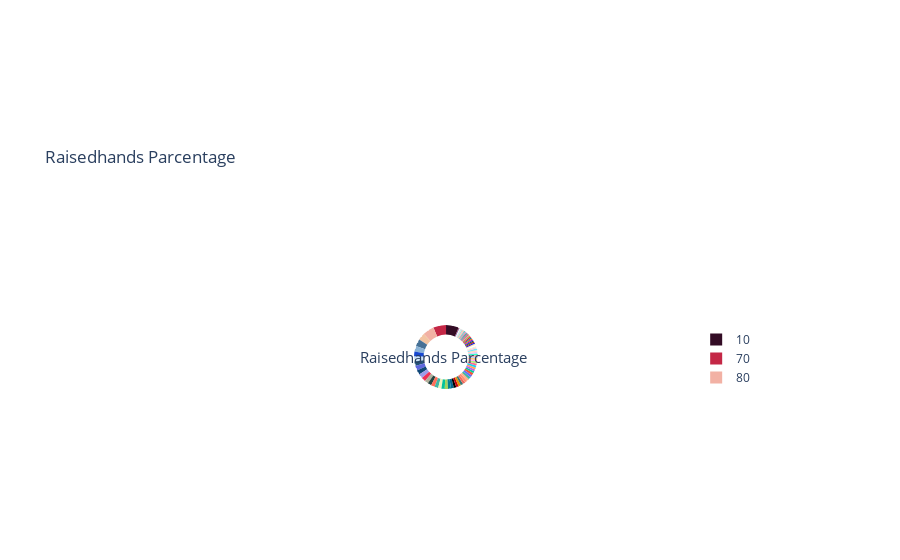

Source (notebook cell):
### Code cell
color_brewer = ['#41B5A3','#FFAF87','#FF8E72','#ED6A5E','#377771','#E89005','#C6000D','#000000','#05668D','#028090','#9FD35C',
                '#02C39A','#F0F3BD','#41B5A3','#FF6F59','#254441','#B2B09B','#EF3054','#9D9CE8','#0F4777','#5F67DD','#235077','#CCE4F9','#1748D1',
                '#8BB3D6','#467196','#F2C4A2','#F2B1A4','#C42746','#330C25']
fig = {
  "data": [
    {
      "values": data["raisedhands"].value_counts().values,
      "labels": data["raisedhands"].value_counts().index,
      "domain": {"x": [0, .95]},
      "name": "Raisedhands Parcentage",
      "hoverinfo":"label+percent+name",
      "hole": .7,
      "type": "pie",
      "marker": {"colors": [i for i in reversed(color_brewer)]},
      "textfont": {"color": "#FFFFFF"}
    }],
  "layout": {
        "title":"Raisedhands Parcentage",
        "annotations": [
            {
                "font": {
                    "size": 15
                },
                "showarrow": False,
                "text": "Raisedhands Parcentage",
                "x": 0.47,
                "y": 0.5
            }
        ]
    }
}
iplot(fig, filename='donut')

### Figure 1 — Plotly figure (JSON) as saved in the notebook; plotly's stock layout.template omitted (floating-point values rounded to 4 significant figures)
{"data": [{"domain": {"x": [0, 0.95]}, "hole": 0.7, "hoverinfo": "label+percent+name", "labels": [10, 70, 80, 72, 50, 15, 60, 12, 20, 90, 19, 25, 5, 85, 35, 0, 30, 75, 87, 2, 7, 55, 100, 11, 22, 78, 79, 27, 32, 69, 40, 62, 17, 81, 95, 8, 39, 89, 65, 45, 92, 29, 13, 77, 42, 82, 88, 98, 21, 51, 23, 14, 24, 9, 74, 4, 71, 49, 18, 59, 3, 84, 1, 96, 53, 16, 99, 76, 86, 36, 33, 28, 57, 41, 73, 6, 66, 61, 83, 52, 67, 97], "marker": {"colors": ["#330C25", "#C42746", "#F2B1A4", "#F2C4A2", "#467196", "#8BB3D6", "#1748D1", "#CCE4F9", "#235077", "#5F67DD", "#0F4777", "#9D9CE8", "#EF3054", "#B2B09B", "#254441", "#FF6F59", "#41B5A3", "#F0F3BD", "#02C39A", "#9FD35C", "#028090", "#05668D", "#000000", "#C6000D", "#E89005", "#377771", "#ED6A5E", "#FF8E72", "#FFAF87", "#41B5A3"]}, "name": "Raisedhands Parcentage", "textfont": {"color": "#FFFFFF"}, "type": "pie", "values": [31, 31, 28, 17, 17, 14, 12, 12, 11, 11, 11, 11, 10, 9, 9, 9, 9, 8, 8, 8, 7, 7, 6, 6, 6, 6, 6, 6, 6, 6, 6, 6, 5, 5, 5, 5, 5, 5, 4, 4, 4, 4, 4, 4, 4, 4, 3, 3, 3, 3, 3, 3, 3, 3, 3, 3, 3, 3, 2, 2, 2, 2, 2, 2, 2, 2, 1, 1, 1, 1, 1, 1, 1, 1, 1, 1, 1, 1, 1, 1, 1, 1]}], "layout": {"annotations": [{"font": {"size": 15}, "showarrow": false, "text": "Raisedhands Parcentage", "x": 0.47, "y": 0.5}], "title": {"text": "Raisedhands Parcentage"}}}
